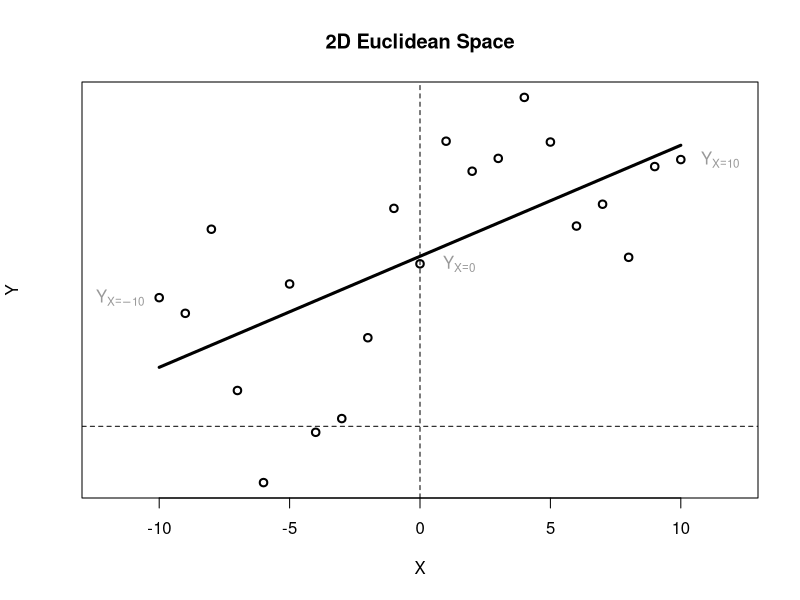
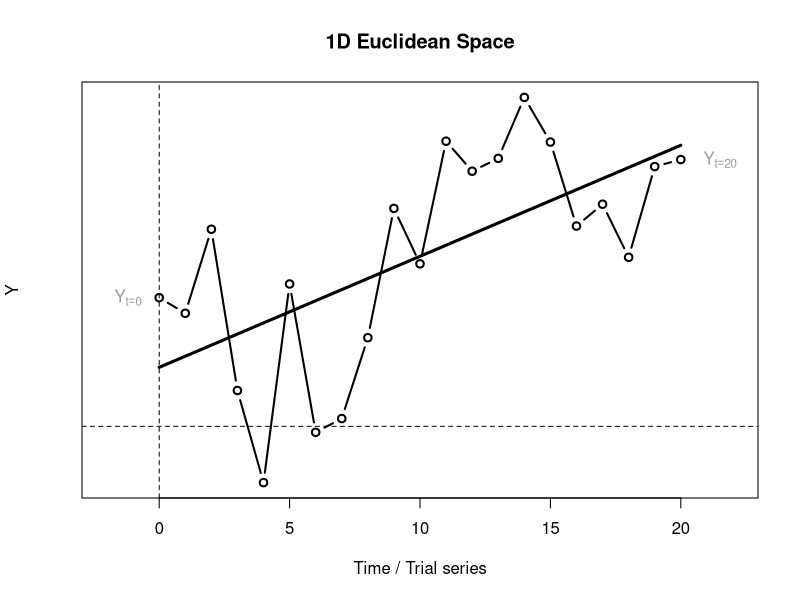
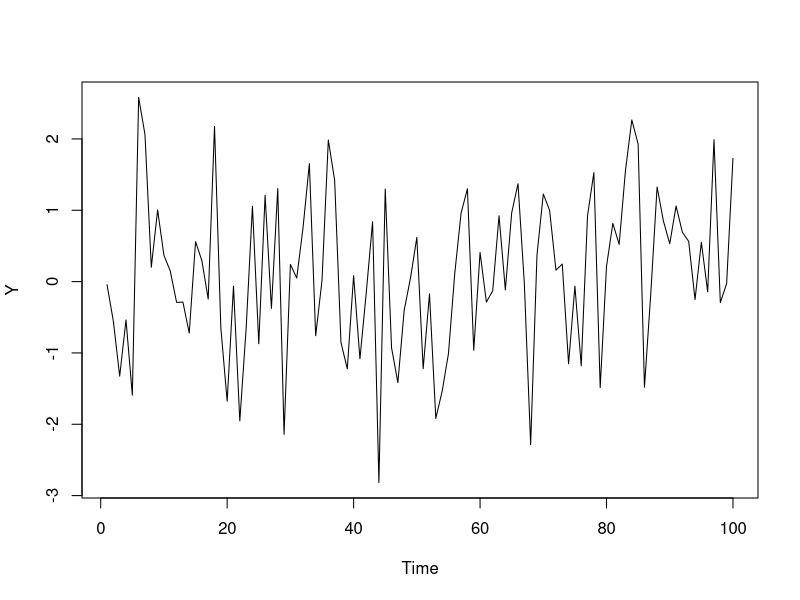
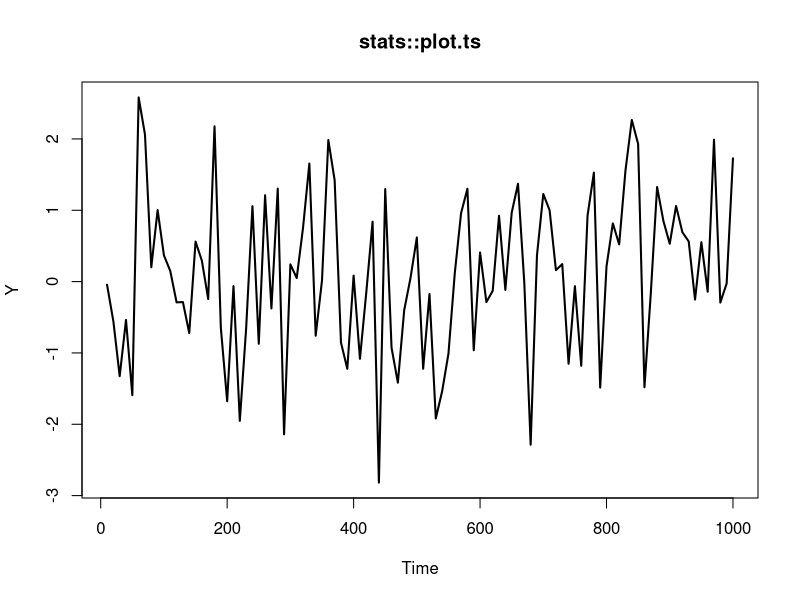
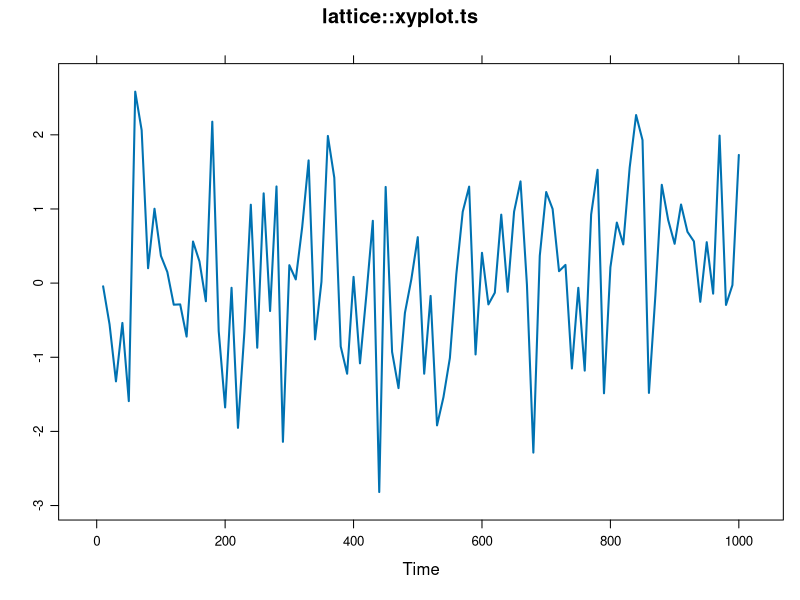
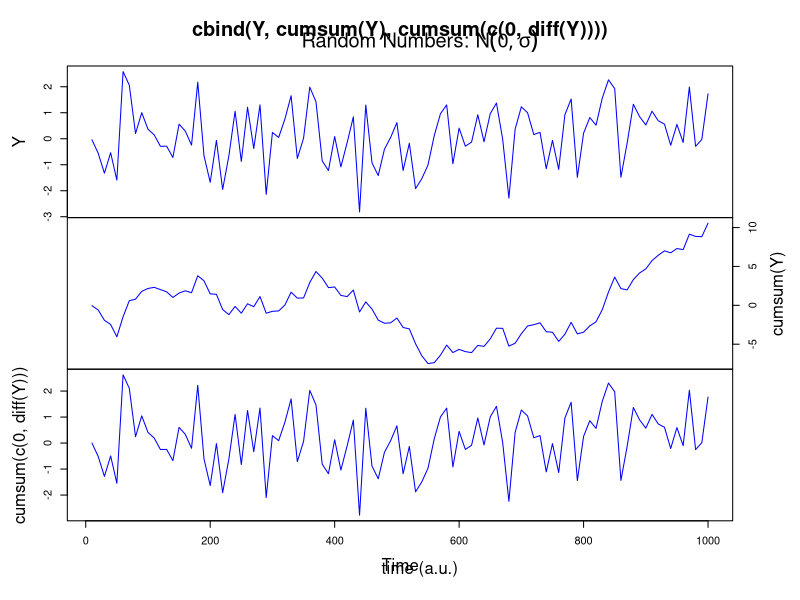
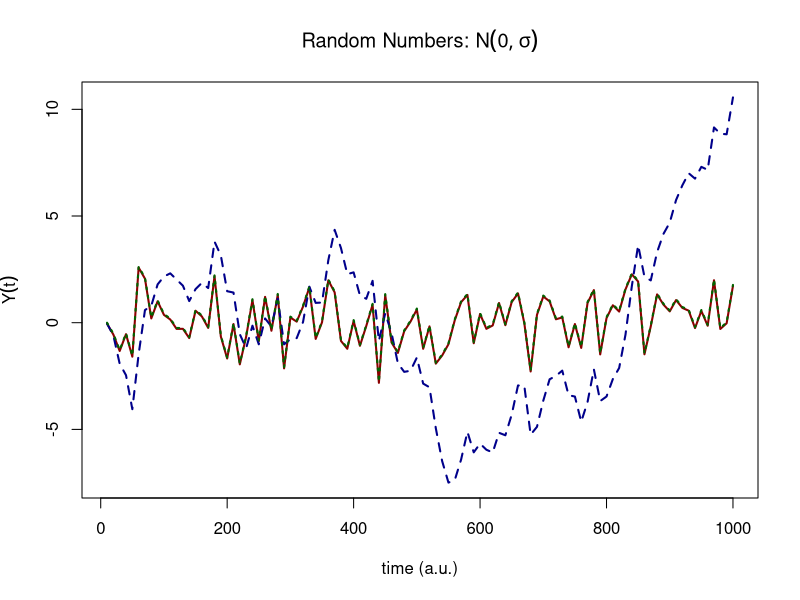
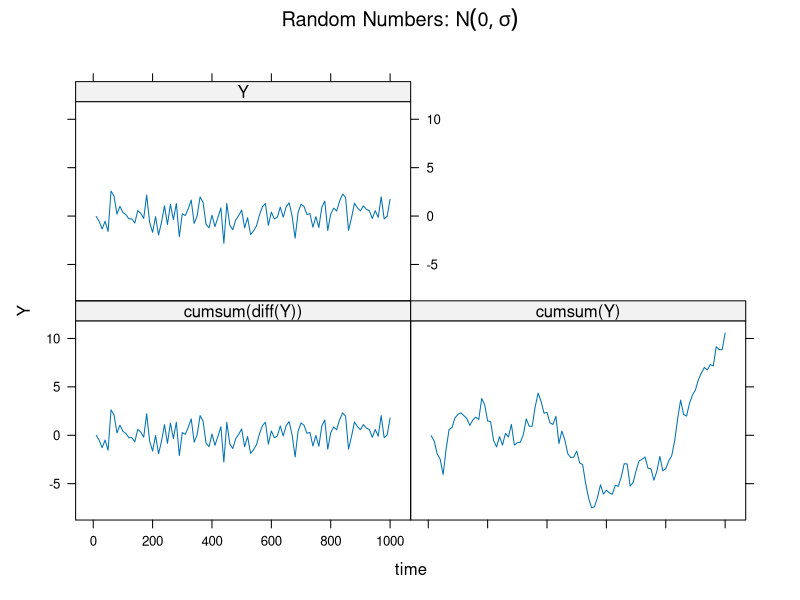

Write R code to recreate these figures, in order.
## ---- chunk 1
set.seed(12346)
y1 = cumsum(rnorm(n=21,mean=5,sd=100))
x1 = -10:10
plot(x1,y1, type="p", lwd=2, xlim=c(-12,12), yaxt="n", xlab="X", ylab="Y", main = "2D Euclidean Space")
abline(h=0,v=0,lty=2)
l1 <- lm(y1~x1)
lines(x1,coef(l1)[1]+x1*coef(l1)[2],type="l",lwd=3)
text(1.5, y1[11], expression(Y[X==0]),col="grey60")
text(11.5, y1[21], expression(Y[X==10]),col="grey60")
text(-11.5, y1[1], expression(Y[X==-10]),col="grey60")
## ---- chunk 2
plot(0:20,y1, type="b", lwd=2, xlim=c(-2,22), yaxt="n", xlab="Time / Trial series", ylab="Y", main = "1D Euclidean Space")
abline(h=0,v=0,lty=2)
x2 <- (x1+10)
l2 <- lm(y1~x2)
lines(x2,coef(l2)[1]+x2*coef(l2)[2],type="l",lwd=3)
text(-1.2, y1[1], expression(Y[t==0]),col="grey60")
text(21.5, y1[21], expression(Y[t==20]),col="grey60")
## ---- chunk 3
# Get a timeseries of 100 random numbers 
Y <- ts(rnorm(100))
# plot.ts
plot(Y)
# Get sample rate info
tsp(Y)
# Extract the time vector
time(Y)
## ---- chunk 4
# Assign new values
(tsp(Y) <- c(10, 1000, .1))
# Time axis is automatically adjusted 
time(Y)
## ---- chunk 5
require(lattice)       # Needed for plotting
require(latticeExtra)  # Needed for plotting

# stats::plot.ts
plot(Y, lwd = 2, main = "stats::plot.ts")
# lattice::xyplot.ts
xyplot(Y, lwd = 2, main = "lattice::xyplot.ts")
## ---- chunk 6
# stats::plot.ts  
plot(cbind(Y,
           cumsum(Y), 
           cumsum(c(0,diff(Y)))
           ), 
     yax.flip = TRUE, col = "blue", frame.plot = TRUE) 
title(main = expression(paste("Random Numbers: ",N(0,sigma))), 
      xlab = "time (a.u.)")
## ---- chunk 7
# graphics::ts.plot
ts.plot(Y,
           cumsum(Y), 
           cumsum(c(0,diff(Y))),
        
        gpars = list(xlab = "time (a.u.)",
                     ylab = expression(Y(t)),
                     main = expression(paste("Random Numbers: ",N(0,sigma))),
                     lwd = rep(2,3),
                     lty = c(1:3),
                     col = c("darkred","darkblue","darkgreen")
                     )
        )
legend(0, -10, c("Y","cumsum(Y)", "cumprod(Y)"), lwd = rep(2,3), lty = c(1:3), col = c("darkred","darkblue","darkgreen"), merge = TRUE, cex=.9)
## ---- chunk 8
require(plyr)          # Needed for function ldply()

# Create a long format dataframe for various values for `r`
data <- cbind.data.frame(Y     = c(as.numeric(Y), cumsum(Y), cumsum(c(0,diff(Y)))),
                         time  = c(time(Y), time(Y), time(Y)),
                         label = factor(c(rep("Y",length(Y)),  rep("cumsum(Y)",length(Y)), rep("cumsum(diff(Y))",length(Y))))
                         )
# Plot using the formula interface
xyplot(Y ~ time | label, data = data, type = "l", main = expression(paste("Random Numbers: ",N(0,sigma))))
## ---- chunk 9
# Function lag() and lead()
require(dplyr)

# Get exponential growth
Y <- rnorm(1000)
Y1 <- Y/max(Y)
# Get logistic growth in the chaotic regime
Y2 <- cumsum(c(0,diff(Y)))/max(cumsum(c(0,diff(Y))))
# Use the `lag` function from package `dplyr`
op <- par(mfrow = c(1,2), pty = "s")
plot(dplyr::lag(Y1), Y1, xy.labels = FALSE, pch = 16, xlim = c(0,1), ylim = c(0,1), xlab = "Y(t)", ylab = "Y(t+1)",
     main = "rnorm(1000) / max")
plot(dplyr::lag(Y2), Y2, xy.labels = FALSE, pch = 16, xlim = c(0,1), ylim = c(0,1), xlab = "Y(t)", ylab = "Y(t+1)",
     main = "cumsum(diff(Y)) / max")
par(op)
## ---- chunk 10
# Explore different lags
op <- par(mfrow = c(1,2), pty = "s")
plyr::l_ply(1:4, function(l) plot(lag(Y2, n = l), Y2, xy.labels = FALSE, pch = 16, xlim = c(0,1), ylim = c(0,1), xlab = "Y(t)", ylab = paste0("Y(t+",l,")"), cex = .8))
par(op)
